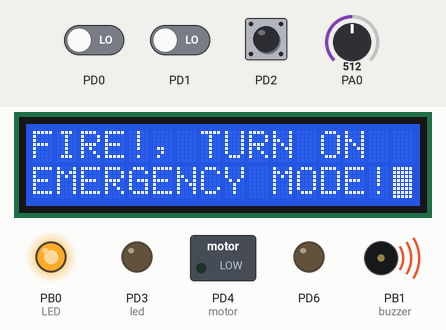
The program below on a simulated ATmega32, built with avr-gcc and emulated at 8 MHz. On the bench: 16×2 character LCD, switched loads named in the program (green lamp = pin HIGH), output pins drawn as LEDs (lit = HIGH), buzzer (waves = sounding, pin HIGH). Wiring (inferred from the signals the program sends): character LCD (HD44780): RS PD5; E PD7; data PC0, PC1, PC2, PC3, PC4, PC5, PC6, PC7. The inputs (shaded band) are chosen by the test bench; at power-on: PD2 HIGH, PA0 = 512, PD0 LOW, PD1 LOW. Pins used as bus, display or sensor lines are not drawn.

Above: at 1.2 s.
1.3 s: PD2 pulled LOW for 0.15 s
At 2.1 s:
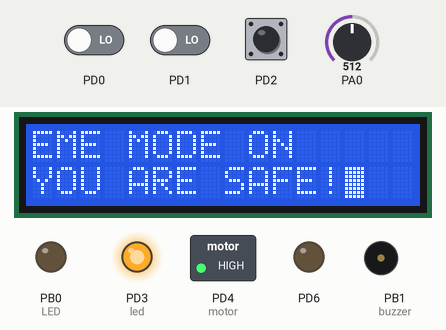
2.9 s: PA0 set to 502
At 4.0 s:
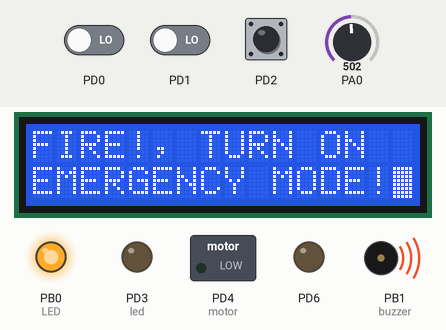
4.4 s: PA0 set to 79
5.9 s: PA0 set to 70
At 6.4 s:
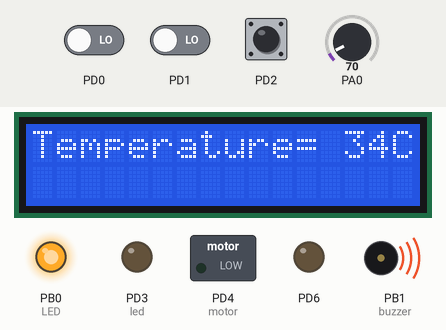
7.4 s: PA0 set to 122
At 8.5 s:
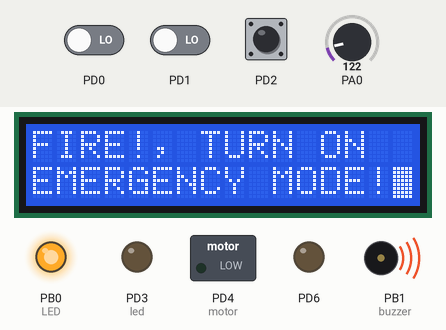
Timing chart, 0 to 9.9 s (numbered marks = the images above; inputs shaded):
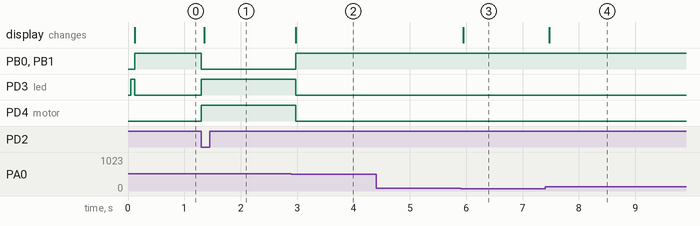

Measured:
- the behaviour switches between 512 and 511 on PA0 (found by bisection; images 1 and 2)
- the behaviour switches between 74 and 73 on PA0 (found by bisection; images 2 and 3)
- after the input at 1.3 s, PB0 (LED), PB1 (buzzer): HIGH → LOW at once; PD3 (led), PD4 (motor): LOW → HIGH at once; the display: changes after 0.06 s (image 1)
- after the input at 2.9 s, PB0 (LED), PB1 (buzzer): LOW → HIGH after 0.08 s; PD3 (led), PD4 (motor): HIGH → LOW after 0.08 s; the display: changes after 0.08 s (image 2)
- after the input at 4.4 s, every drawn part: stays the same
- after the input at 5.9 s, the display: changes after 0.05 s (image 3)
- after the input at 7.4 s, the display: changes after 0.07 s (image 4)

The program:

main.c
```c
/*
 * Fire Alarm
 * Author: OmarElsherif
 */

// Include drivers
#include "LIB/STD_TYPES.h"
#include "LIB/BIT_MATH.h"
#include "HAL/LCD/LCD_Interface.h"
#include "MCAL/DIO/DIO_Config.h"
#include "MCAL/DIO/DIO_Interface.h"
#include "MCAL/ADC/ADC_Interface.h"
#include <avr/delay.h>

// Function to initialize the system
void System_init()
{
	// LCD initialization
	LCD_VoidInit();

	// ADC initialization
	ADC_VoidInit();

	// External interrupt initialization
	EXTI_VoidEnableGIE();                            // Enable GIE (Globale Interrupt Enable)
	int interrupts[1] = {0};						 // Array to hold interrupts numbers
	EXTI_VoidInit(interrupts);                       // Initialize external enterrupt (EXTI)
	DIO_VoidSetPinDirection(PORT_D, PIN2, INPUT);    // Set INT0 pin as input
	DIO_VoidSetPinValue(PORT_D, PIN2, HIGH);         // Activate internal pull up resistance

	// Directions initialization for led and buzzer
	DIO_VoidSetPinDirection(PORT_B, PIN0, OUTPUT);   // Set direction as output for the first LED
	DIO_VoidSetPinDirection(PORT_B, PIN1, OUTPUT);   // Set direction as output for the buzzer
	DIO_VoidSetPinDirection(PORT_D, PIN3, OUTPUT);   // Set direction as output for the second led
	DIO_VoidSetPinDirection(PORT_D, PIN4, OUTPUT);   // Set direction as output for the dc motor
}

// Main function
void main(void)
{
	// Initialize the system HAL and MCAL
	System_init();

	// Variables initialization
	u16 digital_value, analog_value;    // ADC digital and analog reading values
	u16 previous_temperature = 0xFFFF;  // Initialize with a value that's unlikely to be a valid temperature

	// Turn on stability mode led by default
	DIO_VoidSetPinValue(PORT_D, PIN3, HIGH);

	// Program loop
	while(1)
	{
		// Get ADC digital reading and convert it into analog
		digital_value = ADC_u16ReadValue(0);
		analog_value = ADC_u16ToTemp(digital_value);

		// Check if the temperature has changed
		if (analog_value != previous_temperature)
		{
			// Update the previous temperature value
			previous_temperature = analog_value;

			// Normal temperature state (no danger)
			if(previous_temperature <= 35)
			{
				// Display temperature on LCD
				LCD_VoidWriteCommand(1);
				LCD_VoidSetPosition(0, 0);
				LCD_VoidWriteString("Temperature= ");
				LCD_VoidWriteNumber(analog_value);
				LCD_VoidWriteString("C");
			}

			// High temperature state (fire!)
			else if(previous_temperature > 35)
			{
				// Get emergency mode switch state
				u8 switch_state = DIO_U8GetPinValue(PORT_D, PIN2);

				// Emergency mode is off
				if(switch_state == 1)
				{
					// Display warning on LCD
					LCD_VoidWriteCommand(1);
					LCD_VoidWriteString("FIRE!, TURN ON");
					LCD_VoidSetPosition(1, 0);
					LCD_VoidWriteString("EMERGENCY MODE!");

					// Turn off stability mode led and motor
					DIO_VoidSetPinValue(PORT_D, PIN3, LOW);
					DIO_VoidSetPinValue(PORT_D, PIN4, LOW);

					// Turn on alarm (led and buzzer)
					DIO_VoidSetPinValue(PORT_B, PIN0, HIGH);
					DIO_VoidSetPinValue(PORT_B, PIN1, HIGH);
				}
				// Emergency mode is on : Go execute ISR of INT0
				else if(switch_state == 0)
				{
					// Stay in emergency mode until siwtch opened
					while(!DIO_U8GetPinValue(PORT_D, PIN2));
				}
			}
		}
		_delay_ms(10);
	}
}
```

LCD_Config.h
```c
/*
*    LCD_Config.h
*    Name : Omar Elsherif
*    Version: 1.0
*    Date: 10-9-2023
*    Desc: Header file contains configurations for LCD driver
*/

#ifndef LCD_CONFIG_H
#define LCD_CONFIG_H

// Include DIO configurations
#include "../../MCAL/DIO/DIO_Config.h"

// Macros to define data and control ports
#define DATA_PORT PORT_C
#define CFG_PORT  PORT_D

#endif
```

LCD_Interface.h
```c
/*
*    LCD_Interface.h
*    Name : Omar Elsherif
*    Version: 1.0
*    Date: 10-9-2023
*    Desc: Header file contains functions prototypes for LCD driver
*/

#ifndef LCD_INTERFACE_H
#define LCD_INTERFACE_H

#include "../../LIB/STD_TYPES.h"

// Functions prototypes
void LCD_VoidInit(void);
void LCD_VoidWriteCommand(u8 command);
void LCD_VoidWriteChar(u8 Char);
void LCD_VoidWriteString(const u8* String);
void LCD_VoidWriteNumber(u16 Number);
void LCD_VoidSetPosition(u8 Row, u8 Column);

#endif
```

LCD_Program.c
```c
/*
*    LCD_Program.c
*    Name : Omar Elsherif
*    Version: 1.0
*    Date: 10-9-2023
*    Desc: Code file contains the code for LCD driver
*/

// Include header files
#include "../../LIB/STD_TYPES.h"
#include "../../MCAL/DIO/DIO_Interface.h"
#include "LCD_Config.h"
#include <avr/delay.h>

// Function to initialize the LCD based on the datasheet
void LCD_VoidInit()
{
    // Set data direction as output
    DIO_VoidSetPortDirection(DATA_PORT, OUTPUT);

    // Set pin directions as output
    DIO_VoidSetPinDirection(CFG_PORT, PIN5, OUTPUT);    // Pin5 : Rs
    DIO_VoidSetPinDirection(CFG_PORT, PIN6, OUTPUT);    // Pin6 : Rw
    DIO_VoidSetPinDirection(CFG_PORT, PIN7, OUTPUT);    // Pin7 : En

    // Wait for more than 30ms after Vdd rises to 4.5v
    _delay_ms(40);

    // Function set command (Rs = 0 , Rw = 0)
    // Command : 001DLNFXX
    // DL (data length) [0: 4-bit] [1: 8-bits]
    // N (number of lines) [0: 1 line] [1 : 2 lines]
    // F (character font) [0: 5*7 dots] [1 : 5*10 dots]
    // XX : don't care
    LCD_VoidWriteCommand(0b00111000);

    // Wait for more than 39 micro sec
    _delay_ms(1);

    // Display on/off control command
    // Command : 00001DCB
    // D (display on or off) [0: off] [1: on]
    // C (cursor display) [0: off] [1: on]
    // B (cursor blink) [0: off] [1: on]
    LCD_VoidWriteCommand(0b00001111);

    // Wait for more than 1ms
    _delay_ms(1);

    // Display clear command
    // Command : 00000001
    LCD_VoidWriteCommand(0b00000001);

    // Wait for more than 1.53ms
    _delay_ms(2);
}

// Function to write command to the LCD
void LCD_VoidWriteCommand(u8 Command)
{
    // Set Rs = 0 to enable write command mode
    DIO_VoidSetPinValue(CFG_PORT, PIN5, LOW);

    // Set Rw = 0 to enable write mode
    DIO_VoidSetPinValue(CFG_PORT, PIN6, LOW);

    // Write command from the port
    DIO_VoidSetPortValue(DATA_PORT, Command);

    // Set En = 1 to enable the LCD
    DIO_VoidSetPinValue(CFG_PORT, PIN7, HIGH);    // set high level (raising edge)
    _delay_ms(1);                                 // delay
    DIO_VoidSetPinValue(CFG_PORT, PIN7, LOW);     // set low level (falling edge)
    _delay_ms(1);                                 // delay
}

// Function to write data (character) to the LCD
void LCD_VoidWriteChar(u8 Character)
{
    // Set Rs = 1 to enable write data mode
    DIO_VoidSetPinValue(CFG_PORT, PIN5, HIGH);

    // Set Rw = 0 to enable write mode
    DIO_VoidSetPinValue(CFG_PORT, PIN6, LOW);

    // Write data from the port
    DIO_VoidSetPortValue(DATA_PORT, Character);

    // Set En = 1 to enable the LCD
    DIO_VoidSetPinValue(CFG_PORT, PIN7, HIGH);    // set high level (raising edge)
    _delay_ms(1);                    		      // delay
    DIO_VoidSetPinValue(CFG_PORT, PIN7, LOW);     // set low level (falling edge)
    _delay_ms(1);                                 // delay
}

// Function to write data (string) to the LCD
void LCD_VoidWriteString(const u8* String)
{
    // Iterate through each character in the string
    for (u8 i = 0; String[i] != '\0'; i++)
    {
        // Call LCD_VoidWriteData to send the character to the LCD
        LCD_VoidWriteChar(String[i]);
    }
}

// Function to write data (number) to the LCD
void LCD_VoidWriteNumber(u16 Number)
{
    // Initialize empty numbers
    u16 rev = 0;
    u16 x = 0;

    // Reverse number first
    while(Number != 0)
    {
        rev = rev * 10 + (Number % 10);
        Number /= 10;
    }

    // Send number one by one
    while(rev != 0)
    {
        x = rev % 10;
        rev /= 10;
        LCD_VoidWriteChar(x + 48);
    }
}

// Function to set position in LCD
void LCD_VoidSetPosition(u8 Row, u8 Column)
{
	if(Row == 0)
	{
		LCD_VoidWriteCommand(128 + Column);
	}
	if(Row == 1)
	{
		LCD_VoidWriteCommand(128 + 64 + Column);
	}
}
```

BIT_MATH.h
```c
/*
*    BIT_MATH.h
*    Name : Omar Elsherif
*    Desc: Header file contains macros to manipulate bits in a register
*/

#ifndef BIT_MATH_H
#define BIT_MATH_H

// Macros to manipulate over specific bit in a register
#define  SET_BIT(REG, BIT)		 ((REG) |= (1 << BIT))
#define  CLR_BIT(REG, BIT)       ((REG) &= (~(1 << BIT)))
#define  GET_BIT(REG, BIT)       (((REG) >> BIT) & 0x01)
#define  TOG_BIT(REG, BIT)       ((REG) ^= (1 << BIT))
#define  SET_HIGH_NIBB(REG) 	 REG |= 240
#define  SET_LOW_NIBB(REG) 		 REG |= 15
#define  CLR_HIGH_NIBB(REG)		 REG &= 15
#define  CLR_LOW_NIBB(REG) 		 REG &= 240
#define  ASS_HIGH_NIBB(REG,Val)  (Val==0)? CLR_HIGH_NIBB(REG):(SET_HIGH_NIBB(REG))
#define  ASS_LOW_NIBB(REG,Val)   (Val==0)? CLR_LOW_NIBB(REG):(SET_LOW_NIBB(REG))

#endif
```

STD_TYPES.h
```c
/*
*    STD_TYPES.h
*    Name : Omar Elsherif
*    Desc: Header file contains standard types definations
*/

#ifndef STD_TYPES_H
#define STD_TYPES_H

// Character
typedef signed char s8;
typedef unsigned char u8;

// Integer
typedef signed short int s16;
typedef unsigned short int u16;
typedef signed long int s32;
typedef unsigned long int u32;
typedef signed long long int s64;
typedef unsigned long long int u64;

// Float & Double
typedef float f32;
typedef double f64;
typedef long double f128;

#endif
```

ADC_Config.h
```c
/*
*    ADC_Config.h
*    Name : Omar Elsherif
*    Version: 1.0
*    Date: 12-9-2023
*    Desc: Header file contains configurations for ADC driver
*/

#ifndef ADC_CONFIG_H
#define ADC_CONFIG_H

// Macros to define ADMUX register pins
#define ADLAR   5
#define REFS0   6
#define REFS1   7

// Macros to define ADCSRA register pins
#define ADPS0   0
#define ADPS1   1
#define ADPS2   2
#define ADIE    3
#define ADIF    4
#define ADATE   5
#define ADSC    6
#define ADEN    7

#endif
```

ADC_Interface.h
```c
/*
*    ADC_Interface.h
*    Name : Omar Elsherif
*    Version: 1.0
*    Date: 12-9-2023
*    Desc: Header file contains functions prototypes for ADC driver
*/

#ifndef ADC_INTERFACE_H
#define ADC_INTERFACE_H

// Function prototypes
void ADC_VoidInit(void);
u16 ADC_u16ReadValue(u8 CH_NUM);
u16 ADC_u16ToTemp(u16 adcValue);

#endif
```

ADC_Program.c
```c
/*
*    ADC_Program.c
*    Name : Omar Elsherif
*    Version: 1.0
*    Date: 12-9-2023
*    Desc: Code file contains the code for ADC driver
*/

// Include header files
#include "../../LIB/STD_TYPES.h"
#include "../../LIB/BIT_MATH.h"
#include "ADC_Config.h"
#include "ADC_Register.h"

// Function to initialize the ADC
void ADC_VoidInit(void)
{
    // Select Vref = AVCC = 5v
    SET_BIT(ADMUX, REFS0);
    CLR_BIT(ADMUX, REFS1);

    // Select right adjust result
    CLR_BIT(ADMUX, ADLAR);

    // Enable ADC
    SET_BIT(ADCSRA, ADEN);

    // Select single-ended conversion
    SET_BIT(ADCSRA, ADATE);

    // ADC interrupt disable
    CLR_BIT(ADCSRA, ADIE);

    // Prescaler select bits (16-bits)
    CLR_BIT(ADCSRA, ADPS0);
    CLR_BIT(ADCSRA, ADPS1);
    SET_BIT(ADCSRA, ADPS2);
}

// Function to read ADC value
u16 ADC_u16ReadValue(u8 CH_NUM)
{
    // Select channel
    ADMUX = ADMUX & 0b11100000;    // Clear channel selection to select new channel
    ADMUX = ADMUX | CH_NUM;

    // Strat conversion
    SET_BIT(ADCSRA, ADSC);

    // Wait until conversion end
    while(GET_BIT(ADCSRA, ADIF) == 0);

    // Clear ADIF
    SET_BIT(ADCSRA, ADIF);

    // Return ADC value from data register
    return ADC_D;
}

// Function to convert ADC reading to voltage
u16 ADC_u16ToTemp(u16 adcValue)
{
    // Calculate the analog voltage and corresponding temperature
	float voltage = (float)adcValue / 1024.0 * 5.0;
	u16 temperature = (u16)(voltage * 100);

	// Return temperature value
    return temperature;
}
```

ADC_Register.h
```c
/*
*    DIO_Register.h
*    Name : Omar Elsherif
*    Version: 1.0
*    Date: 12-9-2023
*    Desc: Header file contains registers addresses for ADC driver
*/

#ifndef ADC_REGISTER_H
#define ADC_REGISTER_H

// Macros to define registers addreses
#define ADMUX     *((volatile u8 *) 0x27)
#define ADCSRA    *((volatile u8 *) 0x26)
#define ADCH      *((volatile u8 *) 0x25)
#define ADCL      *((volatile u1 *) 0x24)
#define SFIOR     *((volatile u8 *) 0x50)
#define ADC_D     *((volatile u16 *) 0x24)    // 16 to read ADCL and ADCH

#endif
```

DIO_Config.h
```c
/*
*    DIO_Config.h
*    Name : Omar Elsherif
*    Version: 1.0
*    Date: 8-9-2023
*    Desc: Header file contains configurations for DIO driver
*/

#ifndef DIO_CONFIG_H
#define DIO_CONFIG_H

// Macros to define directions and states(low/high)
#define LOW		0
#define HIGH	1
#define INPUT	0x0
#define OUTPUT	0xFF

// Macros to define values for ports and pins
#define PORT_A	1
#define PORT_B	2
#define PORT_C	3
#define PORT_D	4
#define PIN0    0
#define PIN1    1
#define PIN2    2
#define PIN3    3
#define PIN4    4
#define PIN5    5
#define PIN6    6
#define PIN7    7

#endif
```

DIO_Interface.h
```c
/*
*    DIO_Interface.h
*    Name : Omar Elsherif
*    Version: 1.0
*    Date: 8-9-2023
*    Desc: Header file contains functions prototypes for DIO driver
*/

#ifndef DIO_INTERFACE_H
#define DIO_INTERFACE_H

// Function prototypes
void DIO_VoidSetPinDirection(u8 Port, u8 Pin, u8 Dir);
void DIO_VoidSetPinValue(u8 Port, u8 Pin, u8 Value);
u8 DIO_U8GetPinValue(u8 Port, u8 Pin);
void DIO_VoidTogglePin(u8 Port, u8 Pin);
void DIO_VoidSetPortValue(u8 Port, u8 Value);
void DIO_VoidSetPortDirection(u8 Port, u8 Direction);
void DIO_VoidSetPortHighNibbleDirection(u8 Port, u8 Direction);
void DIO_VoidSetPortLowNibbleDirection(u8 Port, u8 Direction);
void DIO_VoidSetPortHighNibbleValue(u8 Port , u8 Value);
void DIO_VoidSetPortLowNibbleValue(u8 Port , u8 Value);

#endif
```

DIO_Register.h
```c
/*
*    DIO_Register.h
*    Name : Omar Elsherif
*    Version: 1.0
*    Date: 8-9-2023
*    Desc: Header file contains registers addresses for DIO driver
*/

#ifndef DIO_REGISTER_H
#define DIO_REGISTER_H

// DDR registers addresses
#define DDRA *((u8*) 0x3A)
#define DDRB *((u8*) 0x37)
#define DDRC *((u8*) 0x34)
#define DDRD *((u8*) 0x31)

// PORT registers addresses
#define PORTA *((u8*) 0x3B)
#define PORTB *((u8*) 0x38)
#define PORTC *((u8*) 0x35)
#define PORTD *((u8*) 0x32)

// PIN registers addresses
#define PINA *((u8*) 0x39)
#define PINB *((u8*) 0x36)
#define PINC *((u8*) 0x33)
#define PIND *((u8*) 0x30)

#endif
```

EXTI_Config.h
```c
/*
*    EXTI_Config.h
*    Name : Omar Elsherif
*    Version: 1.0
*    Date: 12-9-2023
*    Desc: Header file contains configurations for External interrupt driver
*/

#ifndef EXTI_CONFIG_H
#define EXTI_CONFIG_H

// Include DIO configurations
#include "../DIO/DIO_Config.h"

// Macros to define ISC modes
#define LOW_LEVEL   0
#define OCH			1
#define FALLING		2
#define RAISING		3
#define ISC_MODE    FALLING

// Macros to define ISC bits to set ISC mode for INT0, INT1 and INT2
#define ISC00	0
#define ISC01	1
#define ISC10	2
#define ISC11	3
#define ISC2 	6

// Macros to define intrrupt flags for INT0, INT1 and INT2
#define INTF0	6
#define INTF1	7
#define INTF2	5

// Macros to define interrupt requests
#define INT0	6
#define INT1	7
#define INT2	5

// Macros to define interrupt numbers
#define INT0_NUM	0
#define INT1_NUM	1
#define INT2_NUM	2

// Macros to define enable & disable
#define DISABLE  	0
#define ENABLE   	1
#define INT0_EN 	ENABLE
#define INT1_EN  	ENABLE
#define INT2_EN  	ENABLE

#endif
```

EXTI_Program.c
```c
/*
*    EXTI_Program.c
*    Name : Omar Elsherif
*    Version: 1.0
*    Date: 12-9-2023
*    Desc: Code file contains the code for External interrupt driver
*/

// Include header files
#include "../../LIB/STD_TYPES.h"
#include "../../LIB/BIT_MATH.h"
#include "../DIO/DIO_Interface.h"
#include "EXTI_Register.h"
#include "EXTI_Config.h"

// Function to initialize the external interrupt
void EXTI_VoidInit(u8 arr[])
{
	// Loop over interrupts to be enabled
	for(u8 i=0; i<=sizeof(arr)/sizeof(arr[0]); i++)
	{
		// INT0
		if(INT0_NUM == arr[i] && INT0_EN == ENABLE)
		{
			// Switch over ISC mode
			switch(ISC_MODE)
			{
				// Low level
				case LOW_LEVEL:
					CLR_BIT(MCUCR, ISC00);
					CLR_BIT(MCUCR, ISC01);
					break;
				// Any logical change
				case OCH:
					SET_BIT(MCUCR, ISC00);
					CLR_BIT(MCUCR, ISC01);
					break;
				// Falling edge
				case FALLING:
					CLR_BIT(MCUCR, ISC00);
					SET_BIT(MCUCR, ISC01);
					break;
				// Raising edge
				case RAISING:
					SET_BIT(MCUCR, ISC00);
					SET_BIT(MCUCR, ISC01);
					break;
			}

			// Enable the interrupt
			SET_BIT(GICR, INT0);
		}

		// INT1
		if(INT1_NUM == arr[i] && INT1_EN == ENABLE)
		{
			// Switch over ISC mode
			switch(ISC_MODE)
			{
				// Low level
				case LOW_LEVEL:
					CLR_BIT(MCUCR, ISC10);
					CLR_BIT(MCUCR, ISC11);
					break;
				// Any logical change
				case OCH:
					SET_BIT(MCUCR, ISC10);
					CLR_BIT(MCUCR, ISC11);
					break;
				// Falling edge
				case FALLING:
					CLR_BIT(MCUCR, ISC10);
					SET_BIT(MCUCR, ISC11);
					break;
				// Raising edge
				case RAISING:
					SET_BIT(MCUCR, ISC10);
					SET_BIT(MCUCR, ISC11);
					break;
			}

			// Enable the interrupt
			SET_BIT(GICR, INT1);
		}

		// INT2
		if(INT2_NUM == arr[i] && INT2_EN == ENABLE)
		{
			// Switch over ISC mode
			switch(ISC_MODE)
			{
				// Falling edge
				case FALLING:
					CLR_BIT(MCUCSR, ISC2);
					break;
				// Raising edge
				case RAISING:
					SET_BIT(MCUCSR, ISC2);
					break;
			}

			// Enable the interrupt
			SET_BIT(GICR, INT2);
		}
	}
}

// Function to enable General Interrupt Enable (GIE)
void EXTI_VoidEnableGIE(void)
{
	// Enable GIE
	SET_BIT(SREG, PIN7);
}

// Function to disable General Interrupt Enable (GIE)
void EXTI_VoidDisableGIE(void)
{
	// Disable GIE
	CLR_BIT(SREG, PIN7);
}

// INT0 ISR
void __vector_1(void)
{
    // Turn off led and buzzer
	DIO_VoidSetPinValue(PORT_B, PIN0, LOW);
	DIO_VoidSetPinValue(PORT_B, PIN1, LOW);

	// Turn on stability led and run dc motor
	DIO_VoidSetPinValue(PORT_D, PIN3, HIGH);
	DIO_VoidSetPinValue(PORT_D, PIN4, HIGH);

	// Display safe state on LCD
	LCD_VoidWriteCommand(1);
	LCD_VoidWriteString("EME MODE ON");
	LCD_VoidSetPosition(1, 0);
	LCD_VoidWriteString("YOU ARE SAFE!");
}
```

EXTI_Register.h
```c
/*
*    EXTI_Register.h
*    Name : Omar Elsherif
*    Version: 1.0
*    Date: 12-9-2023
*    Desc: Header file contains registers addresses for External interrupt driver
*/

#ifndef EXTI_PRIVATE_H
#define EXTI_PRIVATE_H

// Macros to define registers addreses
#define MCUCR    *((volatile u8 *) 0x55)
#define MCUCSR   *((volatile u8 *) 0x54)
#define GICR     *((volatile u8 *) 0x5B)
#define GIFR     *((volatile u8 *) 0x5A)
#define SREG     *((volatile u8 *) 0x5F)

#endif
```

Source omitted: DIO_Program.c (5956 bytes)
